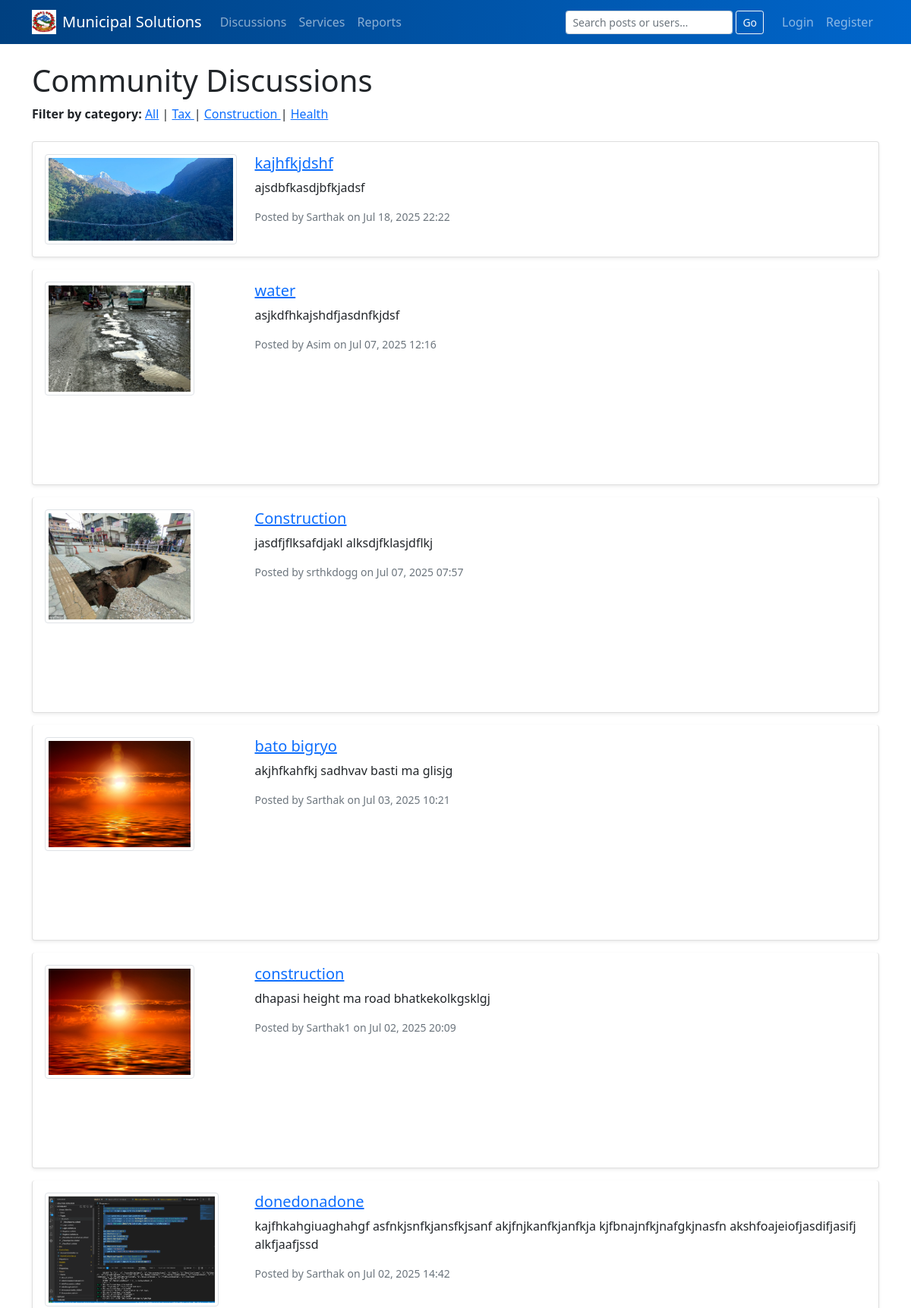
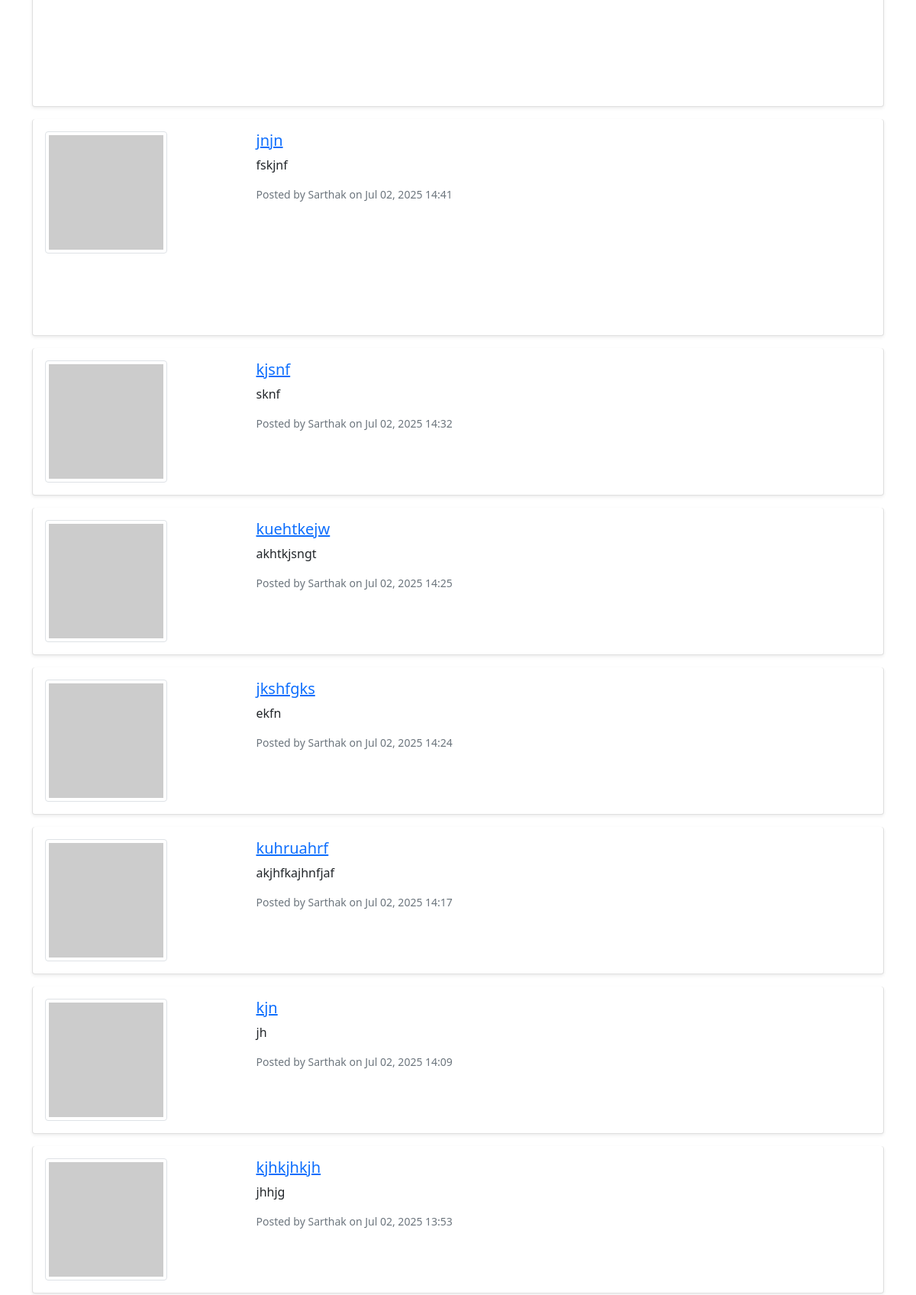
The app's page /discussions/ (upper part) with its own data (2 pictures, top to bottom).
### services/models.py (models this page shows, shortened)
class DiscussionPost(models.Model):
    CATEGORY_TAX          = 'tax'
    CATEGORY_CONSTRUCTION = 'construction'
    CATEGORY_HEALTH       = 'health'
    CATEGORY_CHOICES = [
        (CATEGORY_TAX,          'Tax'),
        (CATEGORY_CONSTRUCTION, 'Construction'),
        (CATEGORY_HEALTH,       'Health'),
    ]
    author     = models.ForeignKey(CustomUser, on_delete=models.CASCADE)
    title      = models.CharField(max_length=200)
    content    = models.TextField()
    image      = models.ImageField(upload_to='discussion_images/', blank=True, null=True)
    location   = models.CharField(max_length=100, blank=True, null=True)
    category   = models.CharField(
        max_length=20,
        choices=CATEGORY_CHOICES,
        default=CATEGORY_TAX,
        help_text="Select one: Tax, Construction or Health"
    )
    created_at = models.DateTimeField(auto_now_add=True)
    updated_at = models.DateTimeField(auto_now=True)
    likes      = models.PositiveIntegerField(default=0)
    dislikes   = models.PositiveIntegerField(default=0)

### accounts/models.py (models this page shows, shortened)
class CustomUser(AbstractUser):
    is_admin     = models.BooleanField(default=False)
    phone_number = models.CharField(max_length=20, blank=True)
    address      = models.TextField(blank=True)
    email        = models.EmailField(unique=True)

### services/views.py (the view)
# urls.py: path('discussions/', views.discussions, name='discussions'),
def discussions(request):
    cat = request.GET.get('category')
    qs = DiscussionPost.objects.all()
    if cat in dict(DiscussionPost.CATEGORY_CHOICES):
        qs = qs.filter(category=cat)
    posts = qs.order_by('-created_at')
    return render(request, 'services/discussions.html', {
        'posts': posts,
        'selected_category': cat,   # so template knows what’s active
    })

### templates/services/discussions.html (shortened to what this page needs)
{% extends 'base.html' %}
{% block content %}
<h1>Community Discussions</h1>
<div class="mb-4">
  <strong>Filter by category:</strong>
  <a href="{% url 'discussions' %}">All</a> |
  <a href="{% url 'discussions' %}?category=tax"
     {% if selected_category == 'tax' %}class="text-primary fw-bold"{% endif %}>
    Tax
  </a> |
  <a href="{% url 'discussions' %}?category=construction"
     {% if selected_category == 'construction' %}class="text-primary fw-bold"{% endif %}>
    Construction
  </a> |
  <a href="{% url 'discussions' %}?category=health"
     {% if selected_category == 'health' %}class="text-primary fw-bold"{% endif %}>
    Health
  </a>
</div>
<div class="list-group">
    {% for post in posts %}
    <div class="list-group-item mb-3 p-3 rounded shadow-sm">
        <div class="row">
            <div class="col-md-3 mb-2 mb-md-0">
                {% if post.image %}
                    <img src="{{ post.image.url }}" class="img-thumbnail" style="max-height: 150px;">
                {% else %}
                    <img src="https://via.placeholder.com/150" class="img-thumbnail" alt="No Image">
                {% endif %}
            </div>
            <div class="col-md-9">
                <h5><a href="{% url 'post_detail' post.id %}">{{ post.title }}</a></h5>
                <p>{{ post.content|truncatechars:150 }}</p>
                <small class="text-muted d-block mb-2">
                    Posted by {{ post.author.username }} on {{ post.created_at|date:"M d, Y H:i" }}
                </small>
                {% if post.location %}
                    <div id="map-{{ forloop.counter }}" class="rounded" style="height: 150px;"></div>
                {% endif %}
            </div>
        </div>
    </div>
    {% empty %}
    <div class="list-group-item">No discussions yet.</div>
    {% endfor %}
</div>
<link rel="stylesheet" href="https://unpkg.com/leaflet/dist/leaflet.css" />
{% endblock %}

### records on screen
DiscussionPost: image (picture), title "kajhfkjdshf", content "ajsdbfkasdjbfkjadsf", author.username "Sarthak", created_at "Jul 18, 2025 22:22"
DiscussionPost: image (picture), title "water", content "asjkdfhkajshdfjasdnfkjdsf", author.username "Asim", created_at "Jul 07, 2025 12:16"
DiscussionPost: image (picture), title "Construction", content "jasdfjflksafdjakl alksdjfklasjdflkj", author.username "srthkdogg", created_at "Jul 07, 2025 07:57"
DiscussionPost: image (picture), title "bato bigryo", content "akjhfkahfkj sadhvav basti ma glisjg", author.username "Sarthak", created_at "Jul 03, 2025 10:21"
DiscussionPost: image (picture), title "construction", content "dhapasi height ma road bhatkekolkgsklgj", author.username "Sarthak1", created_at "Jul 02, 2025 20:09"
DiscussionPost: image (picture), title "donedonadone", content "kajfhkahgiuaghahgf asfnkjsnfkjansfkjsanf akjfnjkanfkjanfkja kjfbnajnfkjnafgkjnasfn akshfoajeiofjasdifjasifj alkfjaafjssd", author.username "Sarthak", created_at "Jul 02, 2025 14:42"
DiscussionPost: title "jnjn", content "fskjnf", author.username "Sarthak", created_at "Jul 02, 2025 14:41"
DiscussionPost: title "kjsnf", content "sknf", author.username "Sarthak", created_at "Jul 02, 2025 14:32"
DiscussionPost: title "kuehtkejw", content "akhtkjsngt", author.username "Sarthak", created_at "Jul 02, 2025 14:25"
DiscussionPost: title "jkshfgks", content "ekfn", author.username "Sarthak", created_at "Jul 02, 2025 14:24"
DiscussionPost: title "kuhruahrf", content "akjhfkajhnfjaf", author.username "Sarthak", created_at "Jul 02, 2025 14:17"
DiscussionPost: title "kjn", content "jh", author.username "Sarthak", created_at "Jul 02, 2025 14:09"
DiscussionPost: title "kjhkjhkjh", content "jhhjg", author.username "Sarthak", created_at "Jul 02, 2025 13:53"
